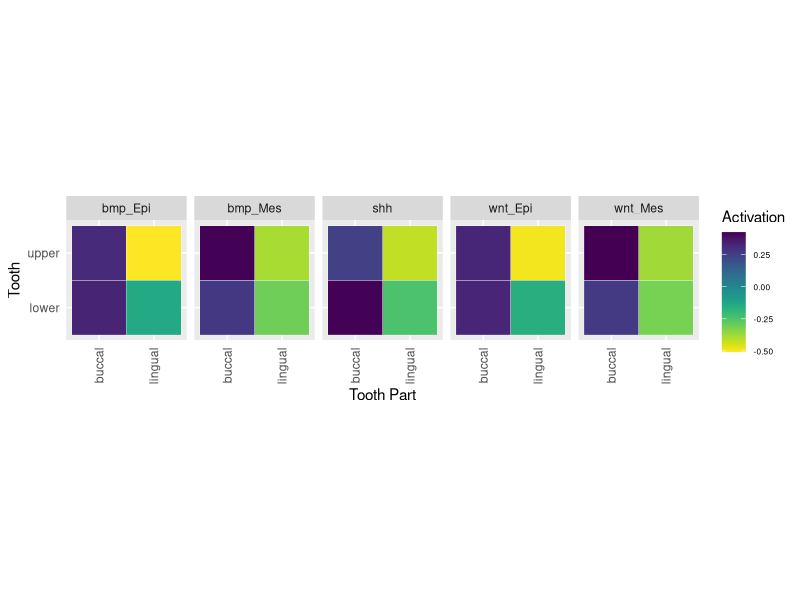

Recreate this plot in R.
library(ggplot2)
library(ggpubr)
library(viridis)
library(cowplot)

#### For Panel A

# temporary: for converting lightseet dev time to relative time
#MusZero=14.65549
#HamZero=12.30508
#MusTen=17.98604
#HamTen=14.57598
#10*(15.1938006194863-MusZero)/(MusTen-MusZero)
#10*(12.6375183963396-HamZero)/(HamTen-HamZero)

  
tabmes<-read.table(file="tab_mes_for_fig3_panelA.txt",sep="\t",h=T)
tabmes$type=ifelse(grepl("lightsheet",tabmes$sample),"lightsheet","deconvolution")

p=ggplot(tabmes, aes(x=timerelGAM, y=median*100, color=tooth)) + 
  facet_grid(species~type)+theme_bw()+
  geom_point(size=2,alpha = 0.8) + theme_bw(base_size = 22)+
  ylim(0,100)+
  geom_segment(data=tabmes,aes(x=timerelGAM, xend=timerelGAM,y=mini*100,yend=maxi*100)) +
  theme(panel.grid.major = element_blank(), panel.grid.minor = element_blank())+
  labs(x="Dev. time",y="% mesenchyme")+
  scale_colour_manual(name="Tooth",
                      values=c("upper"="black",
                               "lower"="grey"))
save_plot(filename="fig3_panelA.pdf",ncol=2,nrow=2,p)


#### For Panel C

tabRoma<-read.table(file="tab_roma_for_fig3_panelC.txt",sep="\t",h=T)


g<-ggplot(tabRoma, aes(y=tooth, fill=mean_activ, x= type)) + geom_tile(color="white", size=0.1)+
  scale_y_discrete(name ="Tooth",labels=c("md"="lower","mx"="upper"))+
  scale_x_discrete(name ="Tooth Part",labels=c("B"="buccal","L"="lingual"))+
  scale_fill_viridis(name="Activation",direction=-1)+
  coord_equal()+
  facet_grid( ~ pathComp) +
  theme(axis.ticks=element_blank())+
  theme(legend.text=element_text(size=6))+ ggpubr::rotate_x_text()

ggsave("fig3_panelC.pdf",g,width=20,height=10,unit="cm")


#### For Panel D

tablingual<-read.table(file="tab_lingual_for_fig3_panelD.txt",sep="\t",h=T)

p=ggplot(tablingual, aes(x=timerelGAM, y=Lmedian*100, color=tooth)) + 
  facet_grid(. ~ species, scales = "free_x")+theme_bw()+
  geom_point(size=2,alpha = 0.8) + theme_bw(base_size = 22)+
  ylim(0,100)+
  geom_segment(data=tablingual,aes(x=timerelGAM, xend=timerelGAM,y=Lmini*100,yend=Lmaxi*100)) +
  theme(panel.grid.major = element_blank(), panel.grid.minor = element_blank())+
  labs(x="Dev. time",y="% lingual")+
  scale_colour_manual(name="Tooth",
                      values=c("upper"="black",
                               "lower"="grey"))
save_plot(filename="fig3_panelD.pdf",ncol=2,nrow=1,p)